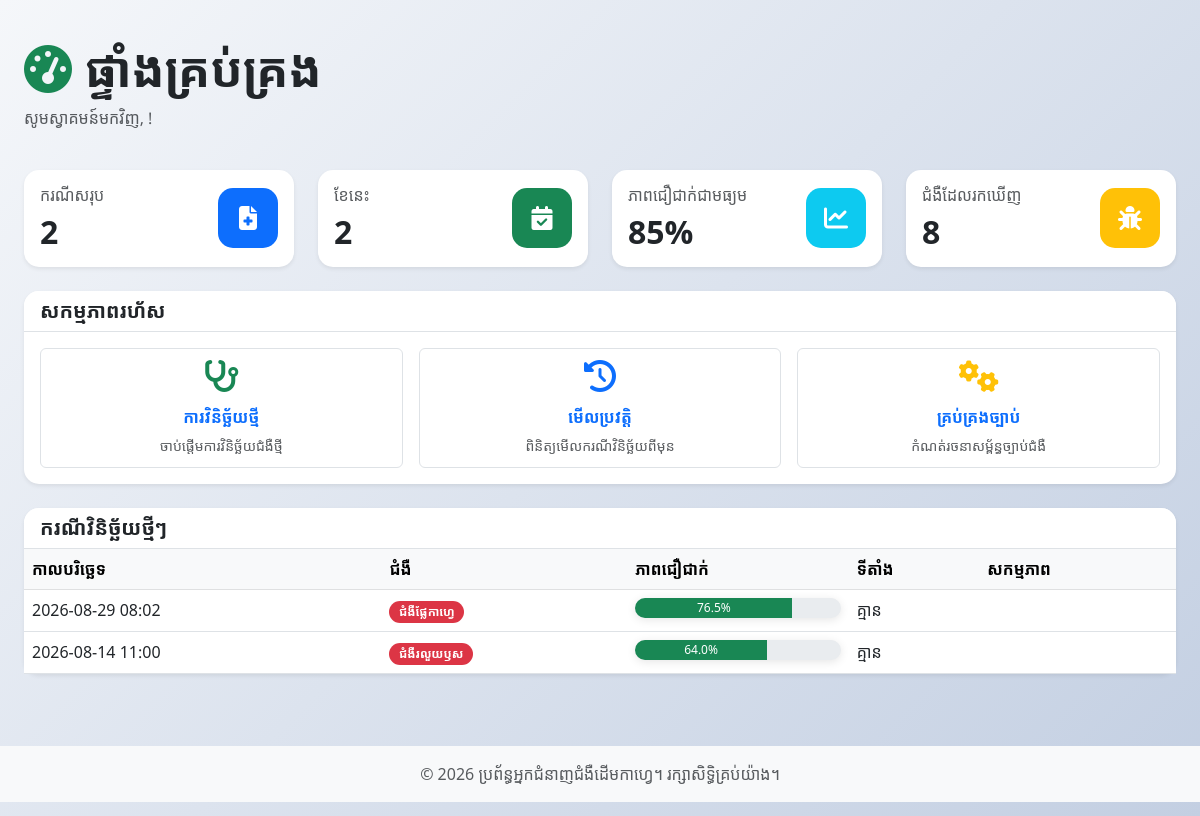
Page /diagnosis/dashboard on the committed database.
### models/diagnosis_case.py (models this page shows, shortened)
class DiagnosisCase(db.Model):
    __tablename__ = 'diagnosis_cases'
    id = db.Column(db.Integer, primary_key=True)
    user_id = db.Column(db.Integer, db.ForeignKey('users.id'), nullable=False)
    symptoms_selected = db.Column(db.Text)
    diagnosis_result = db.Column(db.Text)
    confidence_score = db.Column(db.Float)
    disease_diagnosed = db.Column(db.String(100))
    location = db.Column(db.String(100))
    notes = db.Column(db.Text)
    image_path = db.Column(db.String(255))
    created_at = db.Column(db.DateTime, default=datetime.utcnow)

### routes/diagnosis.py (the view)
@diagnosis_bp.route('/dashboard')
def dashboard():
    total_cases = DiagnosisCase.query.count()
    recent_cases = DiagnosisCase.query.order_by(DiagnosisCase.created_at.desc()).limit(5).all()
    return render_template('dashboard.html',
                           total_cases=total_cases,
                           recent_cases=recent_cases)

### templates/dashboard.html (shortened to what this page needs)
{% extends "base.html" %}
{% block content %}
<div class="container-fluid">
    <div class="row mb-4">
        <div class="col-12">
            <h1 class="display-5 fw-bold">
                <i class="fas fa-tachometer-alt text-success"></i> ផ្ទាំងគ្រប់គ្រង
            </h1>
            <p class="text-muted">សូមស្វាគមន៍មកវិញ, {{ current_user.full_name or current_user.username }}!</p>
        </div>
    </div>
    <div class="row g-4 mb-4">
        <div class="col-md-3">
            <div class="card stats-card border-0 shadow-sm h-100">
                <div class="card-body">
                    <div class="d-flex justify-content-between align-items-center">
                        <div>
                            <h6 class="text-muted mb-2">ករណីសរុប</h6>
                            <h2 class="mb-0 fw-bold">{{ total_cases }}</h2>
                        </div>
                        <div class="stats-icon bg-primary">
                            <i class="fas fa-file-medical"></i>
                        </div>
                    </div>
                </div>
            </div>
        </div>
        <div class="col-md-3">
            <div class="card stats-card border-0 shadow-sm h-100">
                <div class="card-body">
                    <div class="d-flex justify-content-between align-items-center">
                        <div>
                            <h6 class="text-muted mb-2">ខែនេះ</h6>
                            <h2 class="mb-0 fw-bold">2</h2>
                        </div>
                        <div class="stats-icon bg-success">
                            <i class="fas fa-calendar-check"></i>
                        </div>
                    </div>
                </div>
            </div>
        </div>
        <div class="col-md-3">
            <div class="card stats-card border-0 shadow-sm h-100">
                <div class="card-body">
                    <div class="d-flex justify-content-between align-items-center">
                        <div>
                            <h6 class="text-muted mb-2">ភាពជឿជាក់ជាមធ្យម</h6>
                            <h2 class="mb-0 fw-bold">85%</h2>
                        </div>
                        <div class="stats-icon bg-info">
                            <i class="fas fa-chart-line"></i>
                        </div>
                    </div>
                </div>
            </div>
        </div>
        <div class="col-md-3">
            <div class="card stats-card border-0 shadow-sm h-100">
                <div class="card-body">
                    <div class="d-flex justify-content-between align-items-center">
                        <div>
                            <h6 class="text-muted mb-2">ជំងឺដែលរកឃើញ</h6>
                            <h2 class="mb-0 fw-bold">8</h2>
                        </div>
                        <div class="stats-icon bg-warning">
                            <i class="fas fa-bug"></i>
                        </div>
                    </div>
                </div>
            </div>
        </div>
    </div>
    <div class="row mb-4">
        <div class="col-12">
            <div class="card border-0 shadow-sm">
                <div class="card-header bg-white border-bottom">
                    <h5 class="mb-0 fw-bold">សកម្មភាពរហ័ស</h5>
                </div>
                <div class="card-body">
                    <div class="row g-3">
                        <div class="col-md-4">
                            <a href="{{ url_for('diagnosis.diagnose') }}" class="text-decoration-none">
                                <div class="quick-action-card p-3 border rounded text-center">
                                    <i class="fas fa-stethoscope fa-2x text-success mb-3"></i>
                                    <h6 class="fw-bold">ការវិនិច្ឆ័យថ្មី</h6>
                                    <p class="text-muted small mb-0">ចាប់ផ្តើមការវិនិច្ឆ័យជំងឺថ្មី</p>
                                </div>
                            </a>
                        </div>
                        <div class="col-md-4">
                            <a href="{{ url_for('cases.index') }}" class="text-decoration-none">
                                <div class="quick-action-card p-3 border rounded text-center">
                                    <i class="fas fa-history fa-2x text-primary mb-3"></i>
                                    <h6 class="fw-bold">មើលប្រវត្តិ</h6>
                                    <p class="text-muted small mb-0">ពិនិត្យមើលករណីវិនិច្ឆ័យពីមុន</p>
                                </div>
                            </a>
                        </div>
                        <div class="col-md-4">
                            <a href="{{ url_for('rules.index') }}" class="text-decoration-none">
                                <div class="quick-action-card p-3 border rounded text-center">
                                    <i class="fas fa-cogs fa-2x text-warning mb-3"></i>
                                    <h6 class="fw-bold">គ្រប់គ្រងច្បាប់</h6>
                                    <p class="text-muted small mb-0">កំណត់រចនាសម្ព័ន្ធច្បាប់ជំងឺ</p>
                                </div>
                            </a>
                        </div>
                    </div>
                </div>
            </div>
        </div>
    </div>
    <div class="row">
        <div class="col-12">
            <div class="card border-0 shadow-sm">
                <div class="card-header bg-white border-bottom">
                    <h5 class="mb-0 fw-bold">ករណីវិនិច្ឆ័យថ្មីៗ</h5>
                </div>
                <div class="card-body p-0">
                    <div class="table-responsive">
                        <table class="table table-hover mb-0">
                            <thead class="table-light">
                                <tr>
                                    <th>កាលបរិច្ឆេទ</th>
                                    <th>ជំងឺ</th>
                                    <th>ភាពជឿជាក់</th>
                                    <th>ទីតាំង</th>
                                    <th>សកម្មភាព</th>
                                </tr>
                            </thead>
                            <tbody>
                                {% if recent_cases %}
                                    {% for case in recent_cases %}
                                    <tr id="case-row-{{ case.id }}">
                                        <td>{{ case.created_at.strftime('%Y-%m-%d %H:%M') }}</td>
                                        <td><span class="badge bg-danger">{{ case.disease_diagnosed }}</span></td>
                                        <td>
                                            <div class="progress" style="height: 20px;">
                                                <div class="progress-bar bg-success" role="progressbar"
                                                     style="width: {{ case.confidence_score }}%">
                                                    {{ case.confidence_score|round(1) }}%
                                                </div>
                                            </div>
                                        </td>
                                        <td>{{ case.location or 'គ្មាន' }}</td>
                                        <td>
                                        </td>
                                    </tr>
                                    {% endfor %}
                                {% else %}
                                    <tr>
                                        <td colspan="5" class="text-center text-muted py-4">
                                            មិនទាន់មានករណីវិនិច្ឆ័យទេ។ <a href="{{ url_for('diagnosis.diagnose') }}">ចាប់ផ្តើមការវិនិច្ឆ័យដំបូងរបស់អ្នក</a>
                                        </td>
                                    </tr>
                                {% endif %}
                            </tbody>
                        </table>
                    </div>
                </div>
            </div>
        </div>
    </div>
</div>
{% endblock %}

### static/css/style.css (style rules this page uses)
:root { --primary-green: #28a745; --success-green: #20c997; --warning-orange: #fd7e14; --danger-red: #dc3545; --coffee-brown: #6f4e37; }
body { background: linear-gradient(135deg, #f5f7fa 0%, #c3cfe2 100%); min-height: 100vh; font-family: 'Noto Sans Khmer', 'Segoe UI', Tahoma, Geneva, Verdana, sans-serif; }
.stats-card { transition: all 0.3s ease; border-radius: 15px !important; }
.stats-icon { width: 60px; height: 60px; border-radius: 15px; display: flex; align-items: center; justify-content: center; color: white; font-size: 1.5rem; }
.quick-action-card { height: 120px; padding: 1.5rem; border-radius: 15px; border: 2px solid transparent; transition: all 0.3s ease; text-decoration: none; color: inherit; display: flex; flex-direction: column; align-items: center; justify-content: center; }
.progress { border-radius: 10px; box-shadow: 0 2px 10px rgba(0,0,0,0.1); }
.card { border-radius: 15px; box-shadow: 0 5px 20px rgba(0,0,0,0.08); border: none; }
.card-header { border-radius: 15px 15px 0 0 !important; font-weight: 600; }
.badge { border-radius: 12px; padding: 0.4em 0.8em; }

### rows in the picture
DiagnosisCase: created_at "2026-08-29 08:02", disease_diagnosed "ជំងឺផ្លែកាហ្វេ", confidence_score "76.5", location "គ្មាន"
DiagnosisCase: created_at "2026-08-14 11:00", disease_diagnosed "ជំងឺរលួយឫស", confidence_score "64.0", location "គ្មាន"

### other values in the picture
{{ total_cases }} "2"
